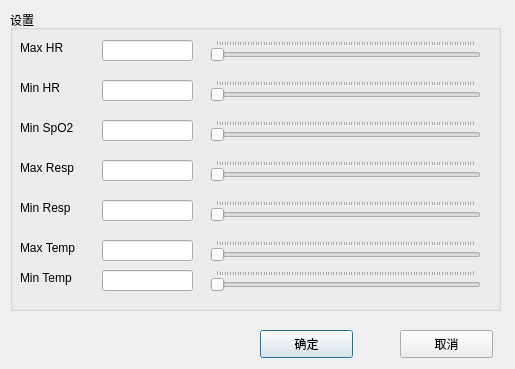
<?xml version="1.0" encoding="UTF-8"?>
<ui version="4.0">
 <class>ThresholdDialog</class>
 <widget class="QDialog" name="ThresholdDialog">
  <property name="geometry">
   <rect>
    <x>0</x>
    <y>0</y>
    <width>515</width>
    <height>369</height>
   </rect>
  </property>
  <property name="windowTitle">
   <string>Dialog</string>
  </property>
  <widget class="QGroupBox" name="groupBox">
   <property name="geometry">
    <rect>
     <x>10</x>
     <y>10</y>
     <width>491</width>
     <height>301</height>
    </rect>
   </property>
   <property name="title">
    <string>设置</string>
   </property>
   <widget class="QLabel" name="label">
    <property name="geometry">
     <rect>
      <x>10</x>
      <y>30</y>
      <width>51</width>
      <height>16</height>
     </rect>
    </property>
    <property name="text">
     <string>Max HR</string>
    </property>
   </widget>
   <widget class="QLineEdit" name="txtMaxHR">
    <property name="geometry">
     <rect>
      <x>92</x>
      <y>30</y>
      <width>91</width>
      <height>21</height>
     </rect>
    </property>
    <property name="readOnly">
     <bool>true</bool>
    </property>
   </widget>
   <widget class="QSlider" name="sldMaxHR">
    <property name="geometry">
     <rect>
      <x>200</x>
      <y>30</y>
      <width>271</width>
      <height>22</height>
     </rect>
    </property>
    <property name="tracking">
     <bool>true</bool>
    </property>
    <property name="orientation">
     <enum>Qt::Horizontal</enum>
    </property>
    <property name="tickPosition">
     <enum>QSlider::TicksAbove</enum>
    </property>
   </widget>
   <widget class="QSlider" name="sldMinHR">
    <property name="geometry">
     <rect>
      <x>200</x>
      <y>70</y>
      <width>271</width>
      <height>22</height>
     </rect>
    </property>
    <property name="tracking">
     <bool>true</bool>
    </property>
    <property name="orientation">
     <enum>Qt::Horizontal</enum>
    </property>
    <property name="tickPosition">
     <enum>QSlider::TicksAbove</enum>
    </property>
   </widget>
   <widget class="QLabel" name="label_2">
    <property name="geometry">
     <rect>
      <x>10</x>
      <y>70</y>
      <width>51</width>
      <height>16</height>
     </rect>
    </property>
    <property name="text">
     <string>Min HR</string>
    </property>
   </widget>
   <widget class="QLineEdit" name="txtMinHR">
    <property name="geometry">
     <rect>
      <x>92</x>
      <y>70</y>
      <width>91</width>
      <height>21</height>
     </rect>
    </property>
    <property name="readOnly">
     <bool>true</bool>
    </property>
   </widget>
   <widget class="QSlider" name="sldMinSpO2">
    <property name="geometry">
     <rect>
      <x>200</x>
      <y>110</y>
      <width>271</width>
      <height>22</height>
     </rect>
    </property>
    <property name="tracking">
     <bool>true</bool>
    </property>
    <property name="orientation">
     <enum>Qt::Horizontal</enum>
    </property>
    <property name="tickPosition">
     <enum>QSlider::TicksAbove</enum>
    </property>
   </widget>
   <widget class="QLabel" name="label_3">
    <property name="geometry">
     <rect>
      <x>10</x>
      <y>110</y>
      <width>71</width>
      <height>16</height>
     </rect>
    </property>
    <property name="text">
     <string>Min SpO2</string>
    </property>
   </widget>
   <widget class="QLineEdit" name="txtMinSpO2">
    <property name="geometry">
     <rect>
      <x>92</x>
      <y>110</y>
      <width>91</width>
      <height>21</height>
     </rect>
    </property>
    <property name="readOnly">
     <bool>true</bool>
    </property>
   </widget>
   <widget class="QSlider" name="sldMaxResp">
    <property name="geometry">
     <rect>
      <x>200</x>
      <y>150</y>
      <width>271</width>
      <height>22</height>
     </rect>
    </property>
    <property name="tracking">
     <bool>true</bool>
    </property>
    <property name="orientation">
     <enum>Qt::Horizontal</enum>
    </property>
    <property name="tickPosition">
     <enum>QSlider::TicksAbove</enum>
    </property>
   </widget>
   <widget class="QLabel" name="label_4">
    <property name="geometry">
     <rect>
      <x>10</x>
      <y>150</y>
      <width>71</width>
      <height>16</height>
     </rect>
    </property>
    <property name="text">
     <string>Max Resp</string>
    </property>
   </widget>
   <widget class="QLineEdit" name="txtMaxResp">
    <property name="geometry">
     <rect>
      <x>92</x>
      <y>150</y>
      <width>91</width>
      <height>21</height>
     </rect>
    </property>
    <property name="readOnly">
     <bool>true</bool>
    </property>
   </widget>
   <widget class="QSlider" name="sldMinResp">
    <property name="geometry">
     <rect>
      <x>200</x>
      <y>190</y>
      <width>271</width>
      <height>22</height>
     </rect>
    </property>
    <property name="tracking">
     <bool>true</bool>
    </property>
    <property name="orientation">
     <enum>Qt::Horizontal</enum>
    </property>
    <property name="tickPosition">
     <enum>QSlider::TicksAbove</enum>
    </property>
   </widget>
   <widget class="QLabel" name="label_5">
    <property name="geometry">
     <rect>
      <x>10</x>
      <y>190</y>
      <width>71</width>
      <height>16</height>
     </rect>
    </property>
    <property name="text">
     <string>Min Resp</string>
    </property>
   </widget>
   <widget class="QLineEdit" name="txtMinResp">
    <property name="geometry">
     <rect>
      <x>92</x>
      <y>190</y>
      <width>91</width>
      <height>21</height>
     </rect>
    </property>
    <property name="readOnly">
     <bool>true</bool>
    </property>
   </widget>
   <widget class="QSlider" name="sldMaxTemp">
    <property name="geometry">
     <rect>
      <x>200</x>
      <y>230</y>
      <width>271</width>
      <height>22</height>
     </rect>
    </property>
    <property name="tracking">
     <bool>true</bool>
    </property>
    <property name="orientation">
     <enum>Qt::Horizontal</enum>
    </property>
    <property name="tickPosition">
     <enum>QSlider::TicksAbove</enum>
    </property>
   </widget>
   <widget class="QLabel" name="label_6">
    <property name="geometry">
     <rect>
      <x>10</x>
      <y>230</y>
      <width>71</width>
      <height>16</height>
     </rect>
    </property>
    <property name="text">
     <string>Max Temp</string>
    </property>
   </widget>
   <widget class="QLineEdit" name="txtMaxTemp">
    <property name="geometry">
     <rect>
      <x>92</x>
      <y>230</y>
      <width>91</width>
      <height>21</height>
     </rect>
    </property>
    <property name="readOnly">
     <bool>true</bool>
    </property>
   </widget>
   <widget class="QSlider" name="sldMinTemp">
    <property name="geometry">
     <rect>
      <x>200</x>
      <y>260</y>
      <width>271</width>
      <height>22</height>
     </rect>
    </property>
    <property name="tracking">
     <bool>true</bool>
    </property>
    <property name="orientation">
     <enum>Qt::Horizontal</enum>
    </property>
    <property name="tickPosition">
     <enum>QSlider::TicksAbove</enum>
    </property>
   </widget>
   <widget class="QLineEdit" name="txtMinTemp">
    <property name="geometry">
     <rect>
      <x>92</x>
      <y>260</y>
      <width>91</width>
      <height>21</height>
     </rect>
    </property>
    <property name="readOnly">
     <bool>true</bool>
    </property>
   </widget>
   <widget class="QLabel" name="label_7">
    <property name="geometry">
     <rect>
      <x>10</x>
      <y>260</y>
      <width>71</width>
      <height>16</height>
     </rect>
    </property>
    <property name="text">
     <string>Min Temp</string>
    </property>
   </widget>
  </widget>
  <widget class="QPushButton" name="btnOK">
   <property name="geometry">
    <rect>
     <x>260</x>
     <y>330</y>
     <width>93</width>
     <height>28</height>
    </rect>
   </property>
   <property name="text">
    <string>确定</string>
   </property>
  </widget>
  <widget class="QPushButton" name="btnCancel">
   <property name="geometry">
    <rect>
     <x>400</x>
     <y>330</y>
     <width>93</width>
     <height>28</height>
    </rect>
   </property>
   <property name="text">
    <string>取消</string>
   </property>
  </widget>
 </widget>
 <resources/>
 <connections/>
</ui>
